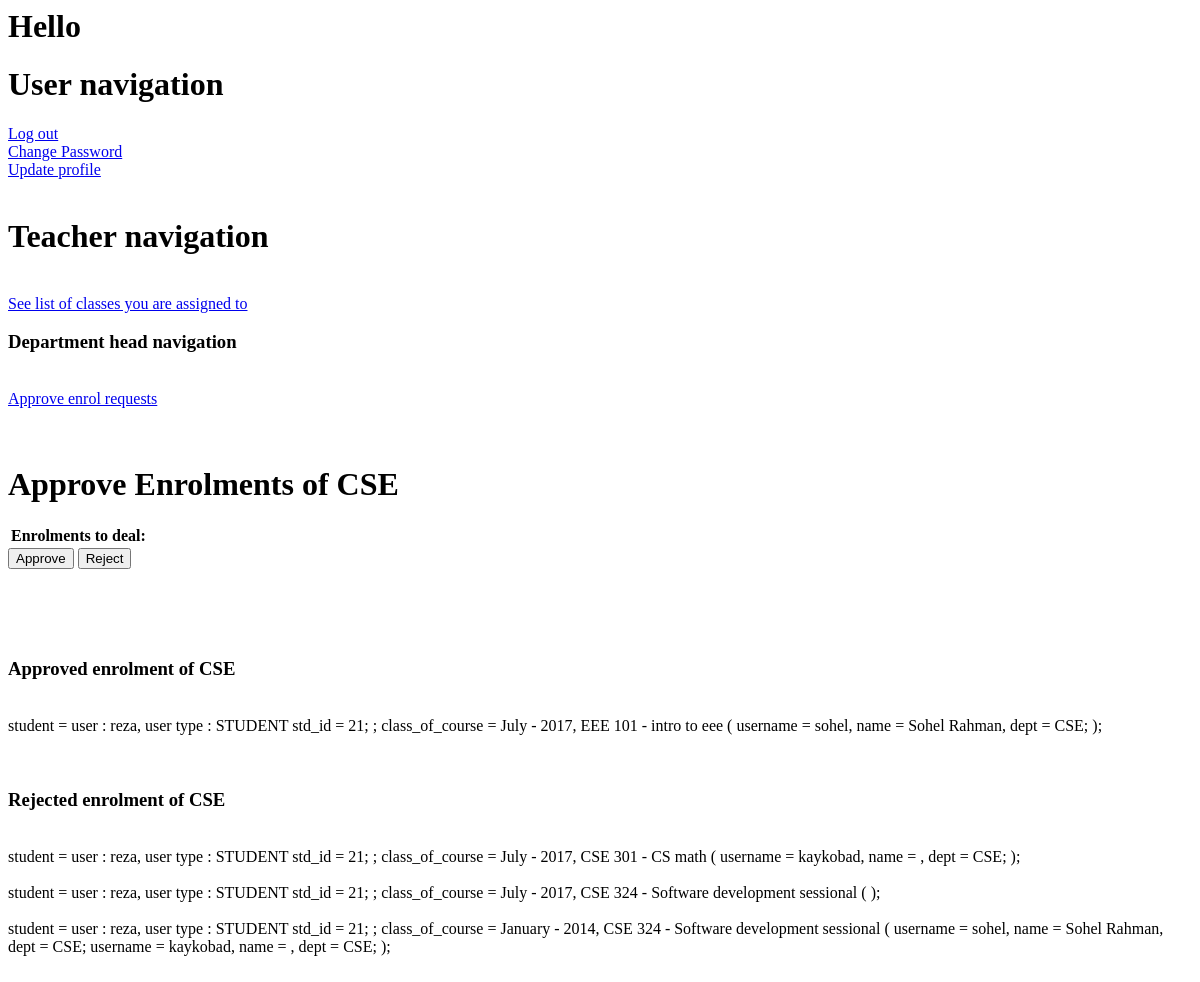
Page /hod-approve-enrolment (signed in) on the earlier database version.
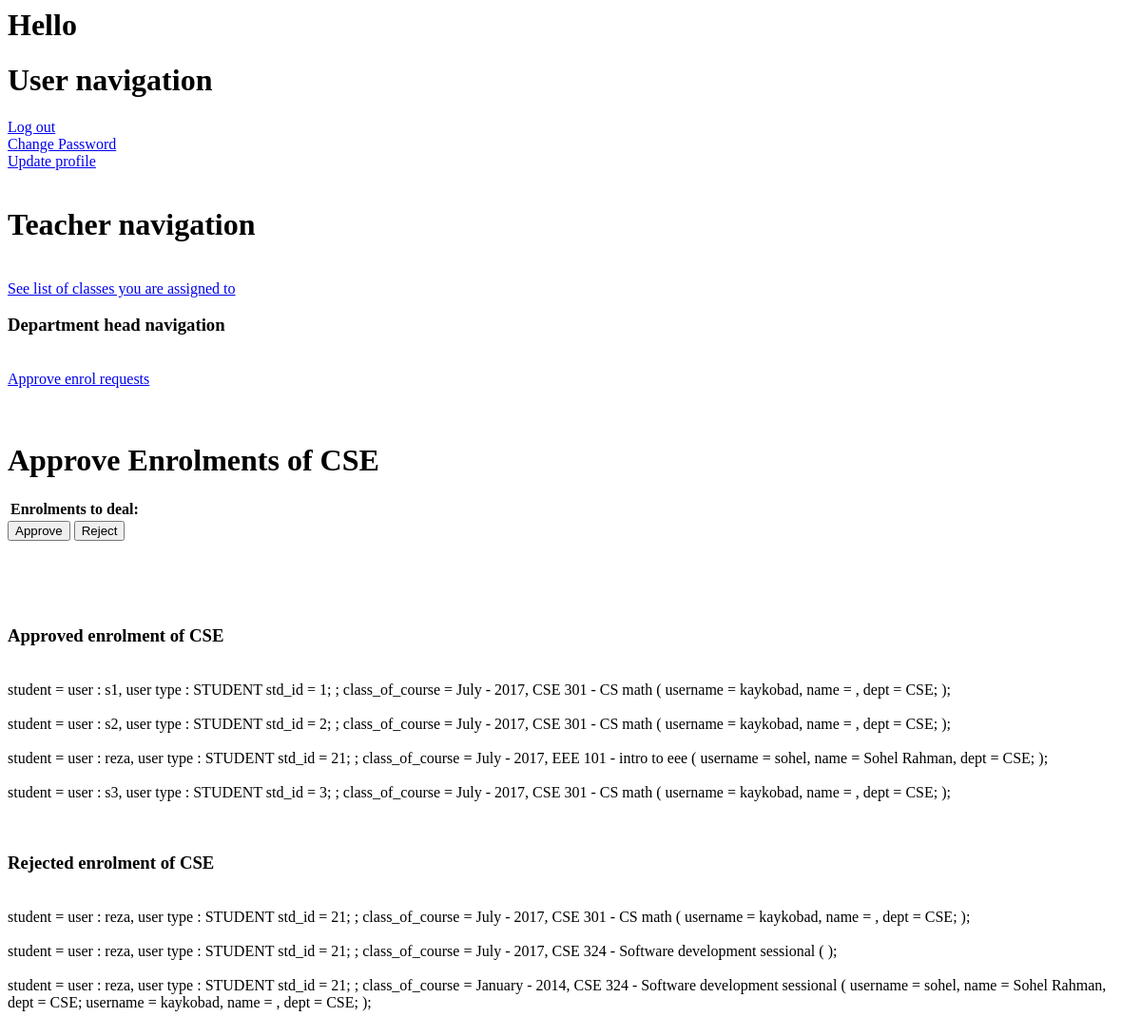
Same page on the later database version.
### cms/models.py (models this page shows, shortened)
class Department(models.Model):
    name = models.CharField(max_length=30, unique=True)
    head = models.ForeignKey('Teacher', on_delete=models.SET_NULL, null=True, blank=True)

class Enrolment(models.Model):
    student = models.ForeignKey(Student)
    class_of_course = models.ForeignKey(Class_of_course)
    APPROVED = 'APPROVED'
    REJECTED = 'REJECTED'
    WAITING_FOR_APPROVAL = 'WAITING_FOR_APPROVAL'
    APPROVAL_STATUS = (
        ( APPROVED, 'Approved' ),
        ( REJECTED, 'Rejected' ),
        ( WAITING_FOR_APPROVAL, 'Waiting for approval' )
    )
    approval_status = models.CharField(max_length=200, choices=APPROVAL_STATUS, default=WAITING_FOR_APPROVAL)
    ct1_marks = models.IntegerField(default=0)
    ct2_marks = models.IntegerField(default=0)
    ct3_marks = models.IntegerField(default=0)
    ct4_marks = models.IntegerField(default=0)
    ct5_marks = models.IntegerField(default=0)
    ct6_marks = models.IntegerField(default=0)
    assignment1_marks = models.IntegerField(default=0)
    assignment2_marks = models.IntegerField(default=0)
    assignment3_marks = models.IntegerField(default=0)
    attendance_marks = models.IntegerField(default=0)
    term_final_marks = models.IntegerField(default=0)
    viva1_marks = models.IntegerField(default=0)
    viva2_marks = models.IntegerField(default=0)
    experiment_marks = models.IntegerField(default=0)
    other = models.IntegerField(default=0)
    final_out_of_hundred = models.IntegerField(default=0)
    class Meta:
        unique_together = ( 'student', 'class_of_course' )
    def __str__(self):
        return 'student = ' + str(self.student) + '; class_of_course = ' + str(self.class_of_course) + '; '

class User(models.Model):
    username = models.CharField(max_length=200, unique=True)
    password = models.CharField(max_length=200)
    first_name = models.CharField(max_length=200, default="", blank=True)
    last_name = models.CharField(max_length=200, default="", blank=True)
    address = models.CharField(max_length=200, default="", blank=True)
    phone_num = models.CharField(max_length=20, blank=True)
    email_address = models.EmailField(null=True, blank=True)
    TEACHER = 'TEACHER'
    STUDENT = 'STUDENT'
    ADMIN = 'ADMIN'
    USER_TYPE = (
        ( 'TEACHER', 'Teacher' ),
        ( 'STUDENT', 'Student' ),
        ( 'ADMIN', 'Admin' )
    )
    user_type = models.CharField(max_length=200, choices=USER_TYPE)
    def __str__(self):
        return "user : " + self.username + ", user type : " + self.user_type

class Student(User):
    BARISHAL = 'BARISHAL'
    CHITTAGONG = 'CHITTAGONG'
    DHAKA = 'DHAKA'
    MYMENSINGH = 'MYMENSINGH'
    KHULNA = 'KHULNA'
    RAJSHAHI = 'RAJSHAHI'
    RANGPUR = 'RANGPUR'
    SYLHET = 'SYLHET'
    DIVISION = (
        (BARISHAL, 'Barishal'),
        (CHITTAGONG, 'Chittagong'),
        (DHAKA, 'Dhaka'),
        (MYMENSINGH, 'Mymensingh'),
        (KHULNA, 'Khulna'),
        (RAJSHAHI, 'Rajshahi'),
        (RANGPUR, 'Rangpur'),
        (SYLHET, 'Sylhet')
    )
    studentId = models.CharField(max_length=200, unique=True)
    division = models.CharField(max_length=200, null=True, choices=DIVISION, blank=True )
    dept = models.ForeignKey(Department, on_delete=models.CASCADE, null=True)
    level = models.IntegerField(null=True, validators=[MinValueValidator(1),
                                           MaxValueValidator(5)])
    term = models.IntegerField(null=True, validators=[MinValueValidator(1),
                                          MaxValueValidator(2)])
    classes_enrolled_in = models.ManyToManyField( 'Class_of_course', through='Enrolment' )
    dues = models.IntegerField( default=0 )
    def __str__(self):
        user_string = super(Student, self).__str__()
        ret = user_string + ' std_id = ' + self.studentId + '; '
        return ret

class Class_of_course(models.Model):
    JANUARY = 'January'
    JULY = 'July'
    SESSION_MONTH = (
        (JANUARY, 'January'),
        (JULY, 'July')
    )
    month = models.CharField(max_length=200, choices=SESSION_MONTH, null=True)
    year = models.IntegerField(validators=[MinValueValidator(1990), MaxValueValidator(2020)])
    course_of_class = models.ForeignKey( Course )
    class_teacher = models.ManyToManyField( Teacher )
    class Meta:
        unique_together = ( 'month', 'year', 'course_of_class' )
    def __str__(self):
        class_teacher_list = self.class_teacher.all()
        ret =  self.month + ' - ' + str(self.year) + ', ' + self.course_of_class.course_num + ' - ' + \
                self.course_of_class.course_name + ' ( '
        for teacher in class_teacher_list :
            ret += ( teacher.__str__() + '; ' )
        ret += ')'
        return ret

class Course(models.Model):
    course_num = models.CharField(max_length=200, null=True, unique=True)
    course_name = models.CharField(max_length=200, null=True)
    credit_hour = models.IntegerField(null=True)
    dept = models.ForeignKey(Department, on_delete=models.CASCADE, null=True)

class Teacher(User):
    PROFESSOR = 'PROFESSOR'
    ASSOCIATE_PROF = 'ASSOCIATE_PROF'
    ASSISTANT_PROF = 'ASSISTANT_PROF'
    LECTURER = 'LECTURER'
    RANKS = (
        (PROFESSOR, 'Professor'),
        (ASSOCIATE_PROF, 'Associate Professor'),
        (ASSISTANT_PROF, 'Assistant Professor'),
        (LECTURER, 'Lecturer')
    )
    joinDate = models.DateField(null=True, blank=True)
    dept = models.ForeignKey(Department, on_delete=models.CASCADE, null=True)
    rank = models.CharField(max_length=200, blank=True, choices=RANKS)
    def __str__(self):
        return 'username = ' + self.username + ', name = ' + self.first_name + " " + self.last_name + ', dept = ' + self.dept.name

### cms/views.py (the view, shortened to what this page needs)
# urls.py: url(r'hod-approve-enrolment', hod_approve_new_enrol_request, name='hod_approve_new_enrol_request'),
def hod_approve_new_enrol_request(request):
    user_type = request.session.get('user_type', None)
    username = request.session.get('username', None)
    is_hod = request.session.get('is_hod', None)
    if ( (user_type != 'TEACHER') or ( not is_hod ) ):  # Non HoD
        print('User is not HoD')
        return render(request, 'permission_denied.html')
    hod = Teacher.objects.get(username=username)
    dept_of_hod = hod.dept
    all_student_of_this_dept = dept_of_hod.student_set.all()
    all_enrolment_of_this_dept = Enrolment.objects.all().filter(  student__dept=dept_of_hod).order_by( 'student__studentId' )
    all_waiting_for_approval_enrolment_of_this_dept = all_enrolment_of_this_dept.filter( approval_status=Enrolment.WAITING_FOR_APPROVAL )
    all_approved_enrolment_of_this_dept = all_enrolment_of_this_dept.filter( approval_status=Enrolment.APPROVED )
    all_rejected_enrolment_of_this_dept = all_enrolment_of_this_dept.filter(approval_status=Enrolment.REJECTED)
    form = hod_approve_enrolment_form( dept_of_hod )
    print('request.method = ' + request.method)
    if ( request.method != 'POST' ) : # hod just loaded the page
        context =  { 'dept_of_hod' : dept_of_hod,
                     'all_waiting_for_approval_enrolment_of_this_dept' : all_waiting_for_approval_enrolment_of_this_dept,
                     'all_approved_enrolment_of_this_dept' : all_approved_enrolment_of_this_dept,
                     'all_rejected_enrolment_of_this_dept' : all_rejected_enrolment_of_this_dept,
                     'hod_approve_enrolment_form' : form,
                     }
        return render( request, 'hod_approve_enrolment.html', context )

### cms/forms.py
class hod_approve_enrolment_form(forms.Form) :
    enrolments_to_deal = forms.ModelMultipleChoiceField(queryset=None, \
                    widget=forms.CheckboxSelectMultiple)
    def __init__(self, dept, *args, **kwargs):
        super(hod_approve_enrolment_form, self).__init__(*args, **kwargs)
        all_waiting_for_approval_enrolment_of_this_dept = Enrolment.objects.all().\
            filter(approval_status=Enrolment.WAITING_FOR_APPROVAL, student__dept=dept).order_by(
            'student__studentId')
        self.fields[ 'enrolments_to_deal' ].queryset = all_waiting_for_approval_enrolment_of_this_dept

### cms/templates/hod_approve_enrolment.html (shortened to what this page needs)
{% include 'includes/teacher_navigation.html' %}
{% if hod_approve_enrolment_form %}
    <h1> Approve Enrolments of {{ dept_of_hod.name }} </h1>
    <form method="post" action="">
    <table>
    {{ hod_approve_enrolment_form }}
    </table>
    <input type="submit" name="approve" value="Approve"/>
    <input type="submit" name="reject" value="Reject"/>
    </form>
{% endif %}
<h3> Approved enrolment of {{ dept_of_hod.name }} </h3>
{%  for en in all_approved_enrolment_of_this_dept %}
    {{ en }}
{% endfor %}
<h3> Rejected enrolment of {{ dept_of_hod.name }} </h3>
{%  for en in all_rejected_enrolment_of_this_dept %}
    {{ en }}
{% endfor %}

### cms/templates/includes/teacher_navigation.html (shortened to what this page needs)
{% include "includes/user_navigation.html" %}
<h1> Teacher navigation </h1>
<a href="{% url 'teacher_see_list_of_classes_assigned_to' %}" > See list of classes you are assigned to  </a>
{% if request.session.is_hod %}
<h3> Department head navigation </h3>
<a href="{% url 'hod_approve_new_enrol_request' %}" > Approve enrol requests  </a>
{% endif %}

### cms/templates/includes/user_navigation.html (shortened to what this page needs)
<h1> Hello {{ username }}  </h1>
<h1> User navigation </h1>
<a href="{% url 'handle_log_out' %}"> Log out </a>
<a href="{% url 'handle_change_password' %}"> Change Password </a>
<a href="{% url 'handle_update_profile' %}"> Update profile </a>

Differences in the rows shown:
added Enrolment: student+class_of_course "student = user : s1, user type : STUDENT std_id = 1; ; class_of_course = July - 2017, CSE 301 - CS math ( username = kaykobad, name = , dept = CSE; );", shown under "Approved enrolment of CSE"
added Enrolment: student+class_of_course "student = user : s2, user type : STUDENT std_id = 2; ; class_of_course = July - 2017, CSE 301 - CS math ( username = kaykobad, name = , dept = CSE; );", shown under "Approved enrolment of CSE"
added Enrolment: student+class_of_course "student = user : s3, user type : STUDENT std_id = 3; ; class_of_course = July - 2017, CSE 301 - CS math ( username = kaykobad, name = , dept = CSE; );", shown under "Approved enrolment of CSE"
